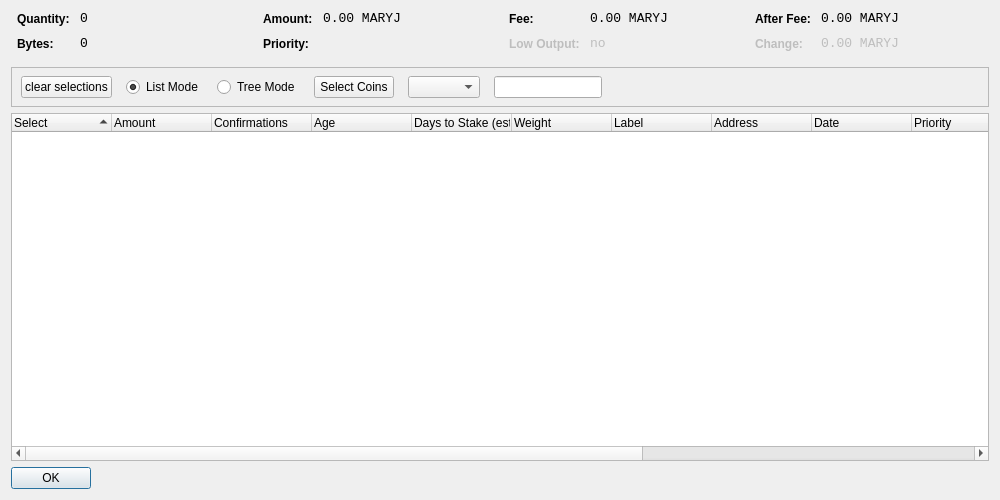
<?xml version="1.0" encoding="UTF-8"?>
<ui version="4.0">
 <class>CoinControlDialog</class>
 <widget class="QDialog" name="CoinControlDialog">
  <property name="geometry">
   <rect>
    <x>0</x>
    <y>0</y>
    <width>1000</width>
    <height>500</height>
   </rect>
  </property>
  <property name="windowTitle">
   <string>Coin Control</string>
  </property>
  <layout class="QVBoxLayout" name="verticalLayout">
   <item>
    <layout class="QHBoxLayout" name="horizontalLayoutTop" stretch="0,0,0,0">
     <property name="topMargin">
      <number>0</number>
     </property>
     <property name="bottomMargin">
      <number>10</number>
     </property>
     <item>
      <layout class="QFormLayout" name="formLayoutCoinControl1">
       <property name="horizontalSpacing">
        <number>10</number>
       </property>
       <property name="verticalSpacing">
        <number>10</number>
       </property>
       <property name="leftMargin">
        <number>6</number>
       </property>
       <property name="rightMargin">
        <number>6</number>
       </property>
       <item row="0" column="0">
        <widget class="QLabel" name="labelCoinControlQuantityText">
         <property name="styleSheet">
          <string notr="true">font-weight:bold;</string>
         </property>
         <property name="text">
          <string>Quantity:</string>
         </property>
        </widget>
       </item>
       <item row="0" column="1">
        <widget class="QLabel" name="labelCoinControlQuantity">
         <property name="font">
          <font>
           <family>Monospace</family>
           <pointsize>10</pointsize>
          </font>
         </property>
         <property name="cursor">
          <cursorShape>IBeamCursor</cursorShape>
         </property>
         <property name="contextMenuPolicy">
          <enum>Qt::ActionsContextMenu</enum>
         </property>
         <property name="text">
          <string notr="true">0</string>
         </property>
         <property name="textInteractionFlags">
          <set>Qt::LinksAccessibleByMouse|Qt::TextSelectableByKeyboard|Qt::TextSelectableByMouse</set>
         </property>
        </widget>
       </item>
       <item row="1" column="0">
        <widget class="QLabel" name="labelCoinControlBytesText">
         <property name="styleSheet">
          <string notr="true">font-weight:bold;</string>
         </property>
         <property name="text">
          <string>Bytes:</string>
         </property>
        </widget>
       </item>
       <item row="1" column="1">
        <widget class="QLabel" name="labelCoinControlBytes">
         <property name="font">
          <font>
           <family>Monospace</family>
           <pointsize>10</pointsize>
          </font>
         </property>
         <property name="cursor">
          <cursorShape>IBeamCursor</cursorShape>
         </property>
         <property name="contextMenuPolicy">
          <enum>Qt::ActionsContextMenu</enum>
         </property>
         <property name="text">
          <string notr="true">0</string>
         </property>
         <property name="textInteractionFlags">
          <set>Qt::LinksAccessibleByMouse|Qt::TextSelectableByKeyboard|Qt::TextSelectableByMouse</set>
         </property>
        </widget>
       </item>
      </layout>
     </item>
     <item>
      <layout class="QFormLayout" name="formLayoutCoinControl2">
       <property name="horizontalSpacing">
        <number>10</number>
       </property>
       <property name="verticalSpacing">
        <number>10</number>
       </property>
       <property name="leftMargin">
        <number>6</number>
       </property>
       <property name="rightMargin">
        <number>6</number>
       </property>
       <item row="0" column="0">
        <widget class="QLabel" name="labelCoinControlAmountText">
         <property name="styleSheet">
          <string notr="true">font-weight:bold;</string>
         </property>
         <property name="text">
          <string>Amount:</string>
         </property>
        </widget>
       </item>
       <item row="0" column="1">
        <widget class="QLabel" name="labelCoinControlAmount">
         <property name="font">
          <font>
           <family>Monospace</family>
           <pointsize>10</pointsize>
          </font>
         </property>
         <property name="cursor">
          <cursorShape>IBeamCursor</cursorShape>
         </property>
         <property name="contextMenuPolicy">
          <enum>Qt::ActionsContextMenu</enum>
         </property>
         <property name="text">
          <string notr="true">0.00 MARYJ</string>
         </property>
         <property name="textInteractionFlags">
          <set>Qt::LinksAccessibleByMouse|Qt::TextSelectableByKeyboard|Qt::TextSelectableByMouse</set>
         </property>
        </widget>
       </item>
       <item row="1" column="0">
        <widget class="QLabel" name="labelCoinControlPriorityText">
         <property name="styleSheet">
          <string notr="true">font-weight:bold;</string>
         </property>
         <property name="text">
          <string>Priority:</string>
         </property>
        </widget>
       </item>
       <item row="1" column="1">
        <widget class="QLabel" name="labelCoinControlPriority">
         <property name="font">
          <font>
           <family>Monospace</family>
           <pointsize>10</pointsize>
          </font>
         </property>
         <property name="cursor">
          <cursorShape>IBeamCursor</cursorShape>
         </property>
         <property name="contextMenuPolicy">
          <enum>Qt::ActionsContextMenu</enum>
         </property>
         <property name="text">
          <string/>
         </property>
         <property name="textInteractionFlags">
          <set>Qt::LinksAccessibleByMouse|Qt::TextSelectableByKeyboard|Qt::TextSelectableByMouse</set>
         </property>
        </widget>
       </item>
      </layout>
     </item>
     <item>
      <layout class="QFormLayout" name="formLayoutCoinControl3">
       <property name="horizontalSpacing">
        <number>10</number>
       </property>
       <property name="verticalSpacing">
        <number>10</number>
       </property>
       <property name="leftMargin">
        <number>6</number>
       </property>
       <property name="rightMargin">
        <number>6</number>
       </property>
       <item row="0" column="0">
        <widget class="QLabel" name="labelCoinControlFeeText">
         <property name="styleSheet">
          <string notr="true">font-weight:bold;</string>
         </property>
         <property name="text">
          <string>Fee:</string>
         </property>
        </widget>
       </item>
       <item row="0" column="1">
        <widget class="QLabel" name="labelCoinControlFee">
         <property name="font">
          <font>
           <family>Monospace</family>
           <pointsize>10</pointsize>
          </font>
         </property>
         <property name="cursor">
          <cursorShape>IBeamCursor</cursorShape>
         </property>
         <property name="contextMenuPolicy">
          <enum>Qt::ActionsContextMenu</enum>
         </property>
         <property name="text">
          <string notr="true">0.00 MARYJ</string>
         </property>
         <property name="textInteractionFlags">
          <set>Qt::LinksAccessibleByMouse|Qt::TextSelectableByKeyboard|Qt::TextSelectableByMouse</set>
         </property>
        </widget>
       </item>
       <item row="1" column="0">
        <widget class="QLabel" name="labelCoinControlLowOutputText">
         <property name="enabled">
          <bool>false</bool>
         </property>
         <property name="styleSheet">
          <string notr="true">font-weight:bold;</string>
         </property>
         <property name="text">
          <string>Low Output:</string>
         </property>
        </widget>
       </item>
       <item row="1" column="1">
        <widget class="QLabel" name="labelCoinControlLowOutput">
         <property name="enabled">
          <bool>false</bool>
         </property>
         <property name="font">
          <font>
           <family>Monospace</family>
           <pointsize>10</pointsize>
          </font>
         </property>
         <property name="cursor">
          <cursorShape>IBeamCursor</cursorShape>
         </property>
         <property name="contextMenuPolicy">
          <enum>Qt::ActionsContextMenu</enum>
         </property>
         <property name="text">
          <string notr="true">no</string>
         </property>
         <property name="textInteractionFlags">
          <set>Qt::LinksAccessibleByMouse|Qt::TextSelectableByKeyboard|Qt::TextSelectableByMouse</set>
         </property>
        </widget>
       </item>
      </layout>
     </item>
     <item>
      <layout class="QFormLayout" name="formLayoutCoinControl4">
       <property name="fieldGrowthPolicy">
        <enum>QFormLayout::AllNonFixedFieldsGrow</enum>
       </property>
       <property name="horizontalSpacing">
        <number>10</number>
       </property>
       <property name="verticalSpacing">
        <number>10</number>
       </property>
       <property name="leftMargin">
        <number>6</number>
       </property>
       <property name="rightMargin">
        <number>6</number>
       </property>
       <item row="0" column="0">
        <widget class="QLabel" name="labelCoinControlAfterFeeText">
         <property name="styleSheet">
          <string notr="true">font-weight:bold;</string>
         </property>
         <property name="text">
          <string>After Fee:</string>
         </property>
        </widget>
       </item>
       <item row="0" column="1">
        <widget class="QLabel" name="labelCoinControlAfterFee">
         <property name="font">
          <font>
           <family>Monospace</family>
           <pointsize>10</pointsize>
          </font>
         </property>
         <property name="cursor">
          <cursorShape>IBeamCursor</cursorShape>
         </property>
         <property name="contextMenuPolicy">
          <enum>Qt::ActionsContextMenu</enum>
         </property>
         <property name="text">
          <string notr="true">0.00 MARYJ</string>
         </property>
         <property name="textInteractionFlags">
          <set>Qt::LinksAccessibleByMouse|Qt::TextSelectableByKeyboard|Qt::TextSelectableByMouse</set>
         </property>
        </widget>
       </item>
       <item row="1" column="0">
        <widget class="QLabel" name="labelCoinControlChangeText">
         <property name="enabled">
          <bool>false</bool>
         </property>
         <property name="styleSheet">
          <string notr="true">font-weight:bold;</string>
         </property>
         <property name="text">
          <string>Change:</string>
         </property>
        </widget>
       </item>
       <item row="1" column="1">
        <widget class="QLabel" name="labelCoinControlChange">
         <property name="enabled">
          <bool>false</bool>
         </property>
         <property name="font">
          <font>
           <family>Monospace</family>
           <pointsize>10</pointsize>
          </font>
         </property>
         <property name="cursor">
          <cursorShape>IBeamCursor</cursorShape>
         </property>
         <property name="contextMenuPolicy">
          <enum>Qt::ActionsContextMenu</enum>
         </property>
         <property name="text">
          <string notr="true">0.00 MARYJ</string>
         </property>
         <property name="textInteractionFlags">
          <set>Qt::LinksAccessibleByMouse|Qt::TextSelectableByKeyboard|Qt::TextSelectableByMouse</set>
         </property>
        </widget>
       </item>
      </layout>
     </item>
    </layout>
   </item>
   <item>
    <widget class="QFrame" name="frame">
     <property name="minimumSize">
      <size>
       <width>0</width>
       <height>40</height>
      </size>
     </property>
     <property name="frameShape">
      <enum>QFrame::StyledPanel</enum>
     </property>
     <property name="frameShadow">
      <enum>QFrame::Sunken</enum>
     </property>
     <widget class="QWidget" name="horizontalLayoutWidget">
      <property name="geometry">
       <rect>
        <x>10</x>
        <y>0</y>
        <width>781</width>
        <height>41</height>
       </rect>
      </property>
      <layout class="QHBoxLayout" name="horizontalLayoutPanel" stretch="0,0,0,0,0,0,0">
       <property name="spacing">
        <number>14</number>
       </property>
       <item>
        <widget class="QPushButton" name="pushButtonSelectAll">
         <property name="sizePolicy">
          <sizepolicy hsizetype="Maximum" vsizetype="Fixed">
           <horstretch>0</horstretch>
           <verstretch>0</verstretch>
          </sizepolicy>
         </property>
         <property name="text">
          <string>clear selections</string>
         </property>
        </widget>
       </item>
       <item>
        <widget class="QRadioButton" name="radioListMode">
         <property name="sizePolicy">
          <sizepolicy hsizetype="Maximum" vsizetype="Fixed">
           <horstretch>0</horstretch>
           <verstretch>0</verstretch>
          </sizepolicy>
         </property>
         <property name="text">
          <string>List Mode</string>
         </property>
         <property name="checked">
          <bool>true</bool>
         </property>
        </widget>
       </item>
       <item>
        <widget class="QRadioButton" name="radioTreeMode">
         <property name="sizePolicy">
          <sizepolicy hsizetype="Maximum" vsizetype="Fixed">
           <horstretch>0</horstretch>
           <verstretch>0</verstretch>
          </sizepolicy>
         </property>
         <property name="text">
          <string>Tree Mode</string>
         </property>
        </widget>
       </item>
       <item>
        <widget class="QPushButton" name="pushButtonCustomCC">
         <property name="text">
          <string>Select Coins</string>
         </property>
        </widget>
       </item>
       <item>
        <widget class="QComboBox" name="QComboBoxFilterCoins"/>
       </item>
       <item>
        <widget class="QLineEdit" name="lineEditCustomCC">
         <property name="enabled">
          <bool>true</bool>
         </property>
         <property name="sizePolicy">
          <sizepolicy hsizetype="Fixed" vsizetype="Fixed">
           <horstretch>0</horstretch>
           <verstretch>0</verstretch>
          </sizepolicy>
         </property>
         <property name="baseSize">
          <size>
           <width>50</width>
           <height>0</height>
          </size>
         </property>
        </widget>
       </item>
       <item>
        <spacer name="horizontalSpacer">
         <property name="orientation">
          <enum>Qt::Horizontal</enum>
         </property>
         <property name="sizeHint" stdset="0">
          <size>
           <width>40</width>
           <height>20</height>
          </size>
         </property>
        </spacer>
       </item>
      </layout>
     </widget>
    </widget>
   </item>
   <item>
    <widget class="CoinControlTreeWidget" name="treeWidget">
     <property name="contextMenuPolicy">
      <enum>Qt::CustomContextMenu</enum>
     </property>
     <property name="sortingEnabled">
      <bool>false</bool>
     </property>
     <property name="columnCount">
      <number>15</number>
     </property>
     <attribute name="headerShowSortIndicator" stdset="0">
      <bool>true</bool>
     </attribute>
     <attribute name="headerStretchLastSection">
      <bool>false</bool>
     </attribute>
     <column>
      <property name="text">
       <string>Select</string> /** checkbox **/
      </property>
     </column>
     <column>
      <property name="text">
       <string>Amount</string>  /** amount **/
      </property>
     </column>

     <column>
      <property name="text">
       <string>Confirmations</string>
      </property>
      <property name="toolTip">
       <string>Confirmed</string> /** confs **/
      </property>
     </column>

     <column>
      <property name="text">
       <string>Age</string>  /** age **/
      </property>
     </column>
	 
	 <column>
      <property name="text">
       <string>Days to Stake (est.)</string> /** stake time estimate **/
      </property>
     </column>
     <column>
      <property name="text">
       <string>Weight</string> /** weight **/
      </property>
     </column>
     <column>
      <property name="text">
       <string>Label</string> /** label **/
      </property>
     </column>
     <column>
      <property name="text">
       <string>Address</string> /** address **/
      </property>
     </column> 
     <column>
      <property name="text">
       <string>Date</string> /** date **/
      </property>
     </column>
     <column>
      <property name="text">
       <string>Priority</string> /** priority **/
      </property>
     </column>
	 <column>
      <property name="text"> /** age int 64 invisible **/
       <string/>
      </property>
     </column>
     <column>
      <property name="text">
       <string/>
      </property>
     </column>
     <column>
      <property name="text">
       <string/>
      </property>
     </column>
     <column>
      <property name="text">
       <string/>
      </property>
     </column>
     <column>
      <property name="text">
       <string/>
      </property>
     </column>
    </widget>
   </item>
   <item>
    <widget class="QDialogButtonBox" name="buttonBox">
     <property name="sizePolicy">
      <sizepolicy hsizetype="Maximum" vsizetype="Fixed">
       <horstretch>0</horstretch>
       <verstretch>0</verstretch>
      </sizepolicy>
     </property>
     <property name="orientation">
      <enum>Qt::Horizontal</enum>
     </property>
     <property name="standardButtons">
      <set>QDialogButtonBox::Ok</set>
     </property>
    </widget>
   </item>
  </layout>
 </widget>
 <customwidgets>
  <customwidget>
   <class>CoinControlTreeWidget</class>
   <extends>QTreeWidget</extends>
   <header>qt/coincontroltreewidget.h</header>
  </customwidget>
 </customwidgets>
 <resources/>
 <connections/>
</ui>
